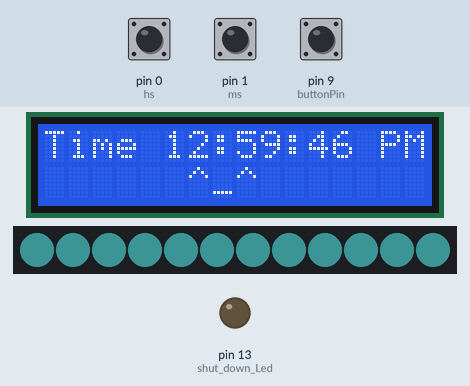
Recording of a sketch running on a simulated Arduino Uno, built with avr-gcc and run on an emulated ATmega328P. Shown: 16×2 character LCD, 12 RGB LEDs in strip order, left to right, output pins drawn as LEDs (lit = HIGH). The test bench sets the inputs (shaded band); at power-on: pin 0 (hs) HIGH, pin 1 (ms) HIGH, pin 9 (buttonPin) HIGH. Dim RGB values are drawn brighter than linear.

Above: at 1.2 s.
1.3 s: pin 0 (hs) pulled LOW for 0.15 s
At 1.93 s:
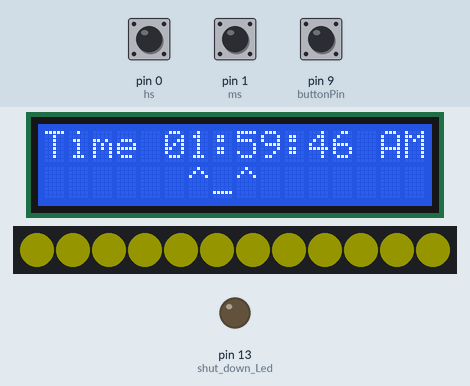
2.0 s: pin 1 (ms) pulled LOW for 0.15 s
At 2.3 s:
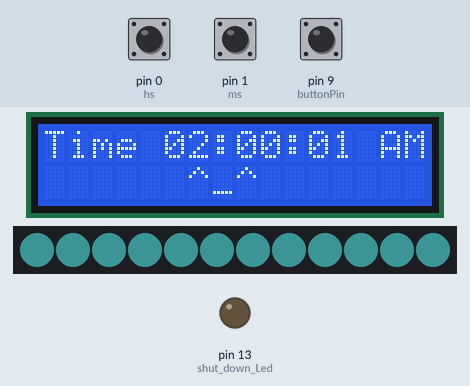
2.7 s: pin 9 (buttonPin) pulled LOW for 0.15 s
At 3.11 s:
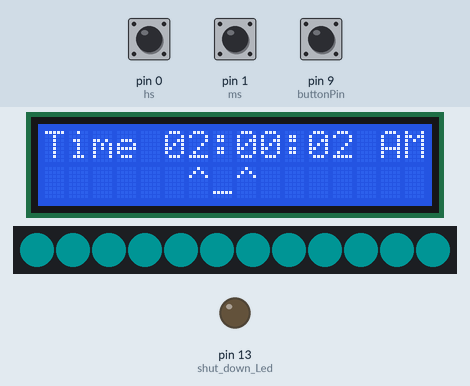
3.4 s: pin 0 (hs) pulled LOW for 1 s
At 3.93 s:
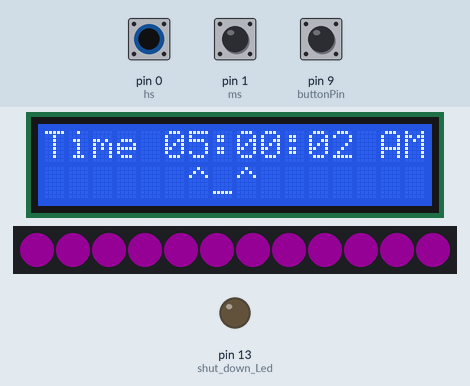
5.0 s: pin 1 (ms) pulled LOW for 1 s
At 6.5 s:
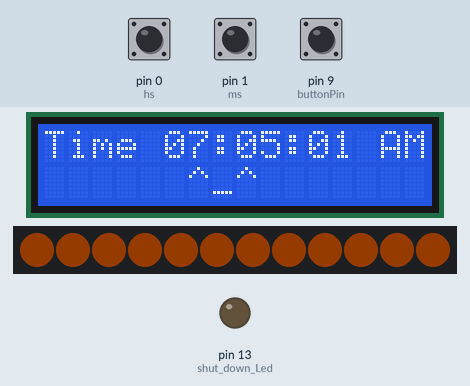
6.6 s: pin 9 (buttonPin) pulled LOW for 1 s
At 12.91 s:
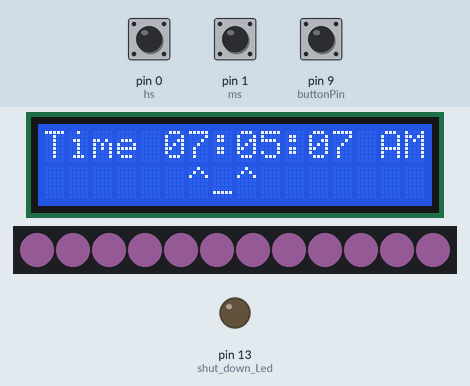

The sketch:

test_lcd.ino
```cpp
#include <LiquidCrystal_I2C.h> // I2C LCD
//---------------------------------------------------------------------
#include <FastLED.h>

#define LED_PIN 3
#define NUM_LEDS 12
CRGB leds[NUM_LEDS];
CRGB colors[] = {CRGB(255, 0, 255), CRGB(255, 100, 0), CRGB(0, 255, 255), CRGB(255, 255, 0),CRGB(2047, 153, 255), CRGB(102, 255, 255)};
volatile int current_color = 0;
const int buttonPin = 9;
int buttonState = 0;
int buttonLast = 1;
volatile int adding = 10;
//---------------------------------------------------------------------

LiquidCrystal_I2C lcd(0x27, 16, 2); // set the LCD address to 0x27 for a 16 chars and 2 line display


// initial Time display is 12:59:45 PM
int h=12;
int m=59;
int s=45;
int flag=1; //PM

// Time Set Buttons
int button1;
int button2;

// Pins definition for Time Set Buttons
int hs=0;// pin 0 for Hours Setting
int ms=1;// pin 1 for Minutes Setting

// Backlight Time Out
const int Time_light=150;
int bl_TO=Time_light;// Backlight Time-Out


// For accurate Time reading, use Arduino Real Time Clock and not just delay()
static uint32_t last_time, now = 0; // RTC


void setup()
{
  lcd.init();
  lcd.backlight();
  lcd.clear();

  pinMode(hs,INPUT_PULLUP);// avoid external Pullup resistors for Button 1
  pinMode(ms,INPUT_PULLUP);// and Button 2
  now=millis(); // read RTC initial value

  pinMode(13,OUTPUT); // shut down Led
  digitalWrite(13,LOW);

//----------------------------------------------------------------------
  FastLED.addLeds<WS2812, LED_PIN, GRB>(leds, NUM_LEDS);
  FastLED.setMaxPowerInVoltsAndMilliamps(5, 500);
  FastLED.setBrightness(20);
  FastLED.clear();
  FastLED.show();

  pinMode(buttonPin, INPUT_PULLUP);
//----------------------------------------------------------------------
}


void loop()
{
 lcd.clear(); // every second
// Update LCD Display
// Print TIME in Hour, Min, Sec + AM/PM
 lcd.setCursor(0,0);
 lcd.print("Time ");
 if(h<10)lcd.print("0");// always 2 digits
 lcd.print(h);
 lcd.print(":");
 if(m<10)lcd.print("0");
 lcd.print(m);
 lcd.print(":");
 if(s<10)lcd.print("0");
 lcd.print(s);

 if(flag==0) lcd.print(" AM");
 if(flag==1) lcd.print(" PM");

 lcd.setCursor(0,1);// for Line 2
 lcd.print("      ^_^       ");

  // improved replacement of delay(1000)
  // Much better accuracy, no more dependant of loop execution time

  for ( int i=0 ;i<5 ;i++)// make 5 time 200ms loop, for faster Button response
  {
    while ((now-last_time)<200) //delay200ms
    {
      now=millis();
    }
    // inner 200ms loop
    last_time=now; // prepare for next loop
   //--------------------------------------------------------------------------
   buttonState = digitalRead(buttonPin);
  //   if (buttonState && !buttonLast)
  //   {
  //       // Button event here
  //       current_color = (current_color + 1) % 6;
  //       delay(100);  // <---- Delay inserted after the button event
  //   }

  //   //Update button flag
  //   buttonLast = buttonState;

    if(buttonState == 1) current_color = (current_color + 1) % 6;

    fill_solid(leds, NUM_LEDS, colors[current_color]);
    FastLED.show();
   //--------------------------------------------------------------------------

    // read Setting Buttons
    button1=digitalRead(hs);// Read Buttons
    button2=digitalRead(ms);

    //Backlight time out
    bl_TO--;
    if(bl_TO==0)
    {
      lcd.noBacklight();
      bl_TO++;
    }

    // Hit any to activate Backlight
    if(  ((button1==0)|(button2==0)) & (bl_TO==1) ) {
      bl_TO=Time_light;
      lcd.backlight();
      // wait until Button released
      while ((button1==0)|(button2==0))
      {
      button1=digitalRead(hs);// Read Buttons
      button2=digitalRead(ms);
      }
    } else {
    // Process Button 1 or Button 2 when hit while Backlight on
      if(button1==0){
        h=h+1;
        bl_TO=Time_light;
        lcd.backlight();
      }

      if(button2==0){
        s=0; m=m+1;
        bl_TO=Time_light;
        lcd.backlight();
        }

      /* ---- manage seconds, minutes, hours am/pm overflow ----*/
      if(s==60){ s=0; m=m+1;}
      if(m==60){ m=0; h=h+1;}
      if(h==13){ h=1; flag=flag+1; if(flag==2) flag=0;}

      if((button1==0)|(button2==0)) {// Update display if time set button pressed
        // Update LCD Display
        // Print TIME in Hour, Min, Sec + AM/PM
        lcd.setCursor(0,0);
        lcd.print("Time ");
        if(h<10)lcd.print("0");// always 2 digits
        lcd.print(h);
        lcd.print(":");
        if(m<10)lcd.print("0");
        lcd.print(m);
        lcd.print(":");
        if(s<10)lcd.print("0");
        lcd.print(s);

        if(flag==0) lcd.print(" AM");
        if(flag==1) lcd.print(" PM");

        lcd.setCursor(0,1);// for Line 2
        lcd.print("      ^_^       ");
      }
    } // end if else
  }// end for

  // outer 1000ms loop
  s=s+1; //increment sec. counting

  // ---- manage seconds, minutes, hours am/pm overflow ----
  if(s==60){ s=0; m=m+1;}
  if(m==60){ m=0; h=h+1;}
  if(h==13){ h=1; flag=flag+1; if(flag==2) flag=0;}
}
```

Measured:
- after the input at 1.3 s, the display: first changes after 0.12 s (image 1 shows a later state)
